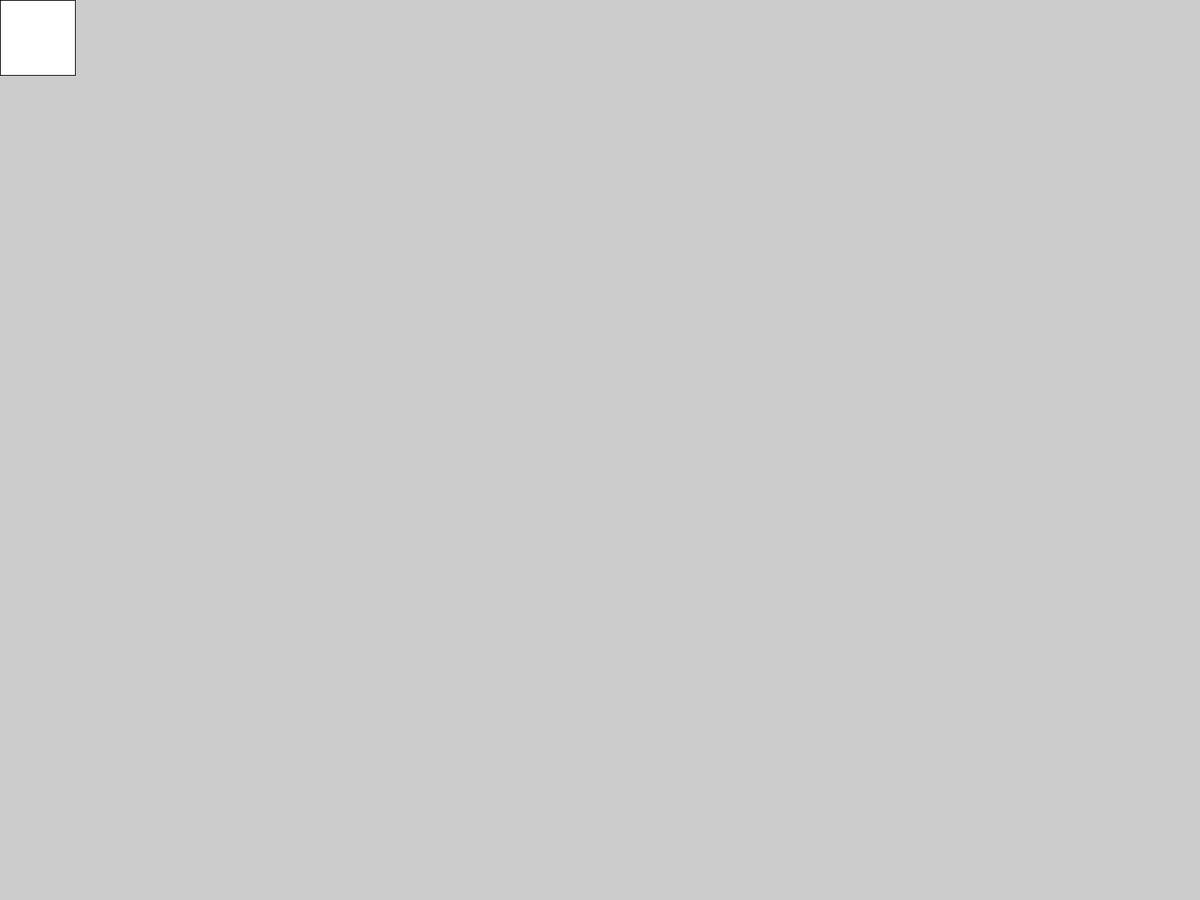
Frame 1 (no input)
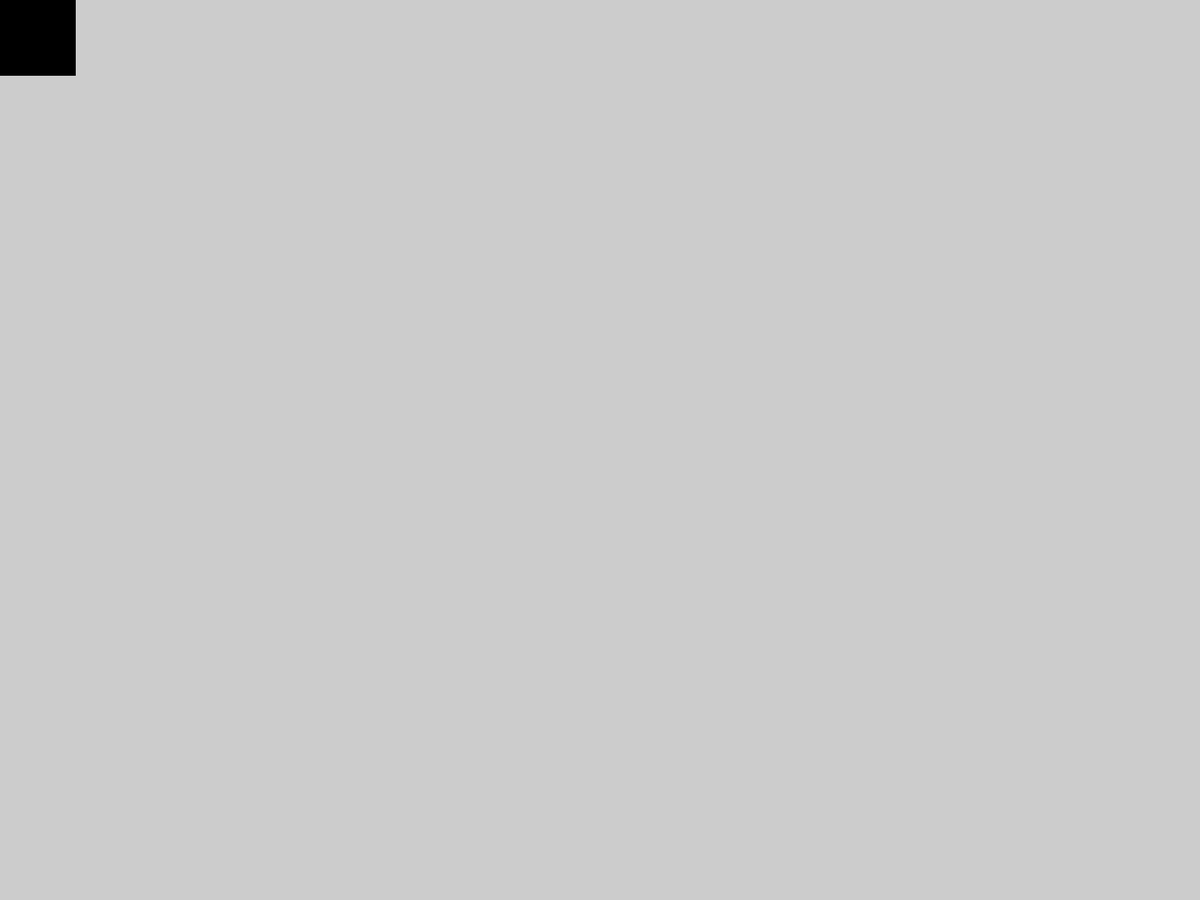
Frame 60 (the mouse pressed at the canvas centre just before this capture)
Frame 120 (the mouse held since frame 60 and released just before this capture): identical to frame 60, image omitted

The Processing sketch that drew these frames (run headless with seeded random() and noise(); from frame 60 on, the mouse is pressed at the canvas centre):

// Processing sketch: screentouch
// ── screentouch.pde
float X, Y, r, g, b, rr, rg, rb;
int ac= 2;

void setup() {
  fullScreen();
  //background(23, 45, 154);
}

void draw(){
 //do{
   // rect(X,Y, 100,100);
 //   fill (r, g, b);
//    X=X+1;
 //   Y=Y+1;
 // }
 // while(ac!=1);
  rect(X, Y, 100, 100);
  fill(r,g,b);
  if(mouseX>X && mouseX<X+100 && mouseY>Y && mouseY<Y+100){
    X=random(width-100);
    Y=random(height-100);
    rr=r;
    rg=g;
    rb=b;
    r=random (255);
    g=random (255);
    b=random (255);
    if( r==rr && g== rg && b==rb){
      r=random (255);
      g=random (255);
      b=random (255);
    }
    background (rr, rg, rb);
  }
}
